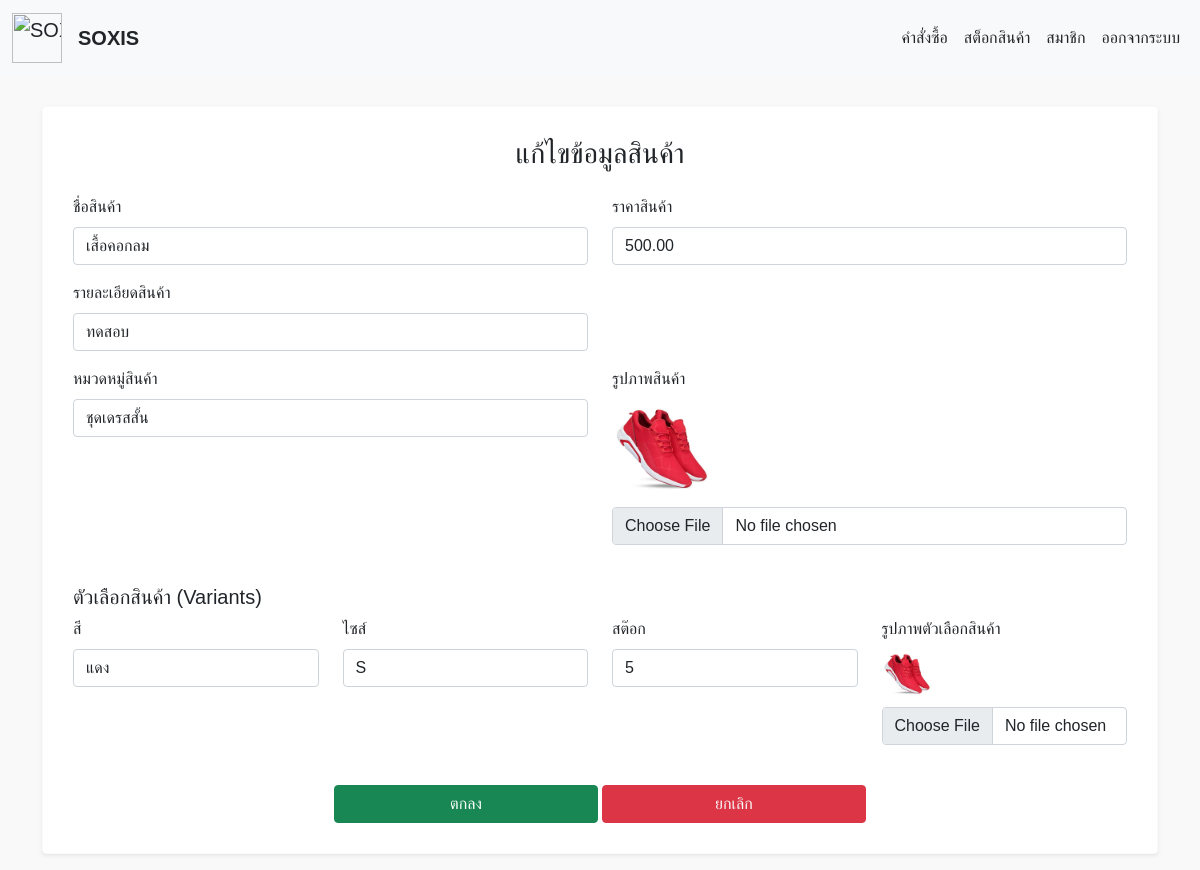
Screenshot of /sirawit/frm_editproduct.php?ID=103 with the database file from the repository.
### tables this page shows
CREATE TABLE `tb_products` (
  `product_id` int(11) NOT NULL,
  `name` varchar(255) NOT NULL,
  `price` decimal(10,2) NOT NULL,
  `description` text DEFAULT NULL,
  `product_pic` varchar(255) DEFAULT NULL,
  `category_id` int(11) DEFAULT NULL,
  `created_at` timestamp NULL DEFAULT current_timestamp(),
  `updated_at` timestamp NULL DEFAULT current_timestamp() ON UPDATE current_timestamp()
);

CREATE TABLE `tb_categories` (
  `category_id` int(11) NOT NULL,
  `description` text DEFAULT NULL,
  `created_at` timestamp NULL DEFAULT current_timestamp(),
  `category_name` varchar(255) NOT NULL
);

CREATE TABLE `tb_variants` (
  `variant_id` int(11) NOT NULL,
  `product_id` int(11) NOT NULL,
  `color` varchar(50) NOT NULL,
  `size` varchar(10) NOT NULL,
  `stock_quantity` int(11) DEFAULT 0,
  `variant_pic` varchar(255) DEFAULT NULL
);

### sirawit/frm_editproduct.php (the view, shortened to what this page needs)
<?php
include "navbar_admin.php";
include "connect.php";
$ID = $_GET['ID'];
$sql = "SELECT * FROM tb_products WHERE product_id='$ID'";
if (!$conn) {
    die("Connection Failed" . mysqli_connect_error());
} else {
    $result = mysqli_query($conn, $sql);
    $row = mysqli_fetch_array($result);
    $variant_sql = "SELECT * FROM tb_variants WHERE product_id = '$ID'";
    $variant_result = mysqli_query($conn, $variant_sql);
    $category_sql = "SELECT * FROM tb_categories";
    $category_result = mysqli_query($conn, $category_sql);
}
?>
<html lang="en">
<head>
    <link rel="stylesheet" href="css/bootstrap.min.css">
</head>
<body style="background-color: #f9f9f9; font-family: 'Arial', sans-serif;">
<div class="container" style="margin-top: 30px;">
    <form method="post" action="editproduct.php" enctype="multipart/form-data">
        <div class="card shadow-sm border-light rounded" style="background-color: #ffffff; padding: 30px;">
            <h3 class="text-center text-dark mb-4">แก้ไขข้อมูลสินค้า</h3>
            <div class="row mb-3">
                <div class="col-md-6">
                    <label for="productname" class="form-label">ชื่อสินค้า</label>
                    <input class="form-control" name="productname" type="text" id="productname" value="<?php echo "$row[name]"; ?>" />
                </div>
                <div class="col-md-6">
                    <label for="productprice" class="form-label">ราคาสินค้า</label>
                    <input class="form-control" name="productprice" type="text" id="productprice" value="<?php echo "$row[price]"; ?>" />
                </div>
            </div>
            <div class="row mb-3">
                <div class="col-md-6">
                    <label for="productdetails" class="form-label">รายละเอียดสินค้า</label>
                    <input class="form-control" name="productdetails" type="text" id="productdetails" value="<?php echo "$row[description]"; ?>" />
                </div>
            </div>
            <div class="row mb-3">
                <div class="col-md-6">
                    <label for="category" class="form-label">หมวดหมู่สินค้า</label>
                    <select class="form-control" name="category" id="category">
                        <?php while ($category_row = mysqli_fetch_array($category_result)) { ?>
                            <option value="<?php echo $category_row['category_id']; ?>" <?php echo ($row['category_id'] == $category_row['category_id']) ? 'selected' : ''; ?>>
                                <?php echo $category_row['category_name']; ?>
                            </option>
                        <?php } ?>
                    </select>
                </div>
                <div class="col-md-6">
                    <label for="uploadfile" class="form-label">รูปภาพสินค้า</label>
                    <div>
                        <img src="img/<?php echo $row['product_pic']; ?>" alt="Product Image" width="100" height="100">
                    </div>
                    <input class="form-control mt-2" type="file" name="uploadfile" id="uploadfile" />
                </div>
            </div>
            <h5 class="mt-4">ตัวเลือกสินค้า (Variants)</h5>
            <?php while ($variant_row = mysqli_fetch_array($variant_result)) { ?>
                <div class="variant-group mb-3">
                    <div class="row">
                        <div class="col-md-3">
                            <label for="color" class="form-label">สี</label>
                            <input class="form-control" name="color[]" type="text" value="<?php echo $variant_row['color']; ?>" />
                        </div>
                        <div class="col-md-3">
                            <label for="size" class="form-label">ไซส์</label>
                            <input class="form-control" name="size[]" type="text" value="<?php echo $variant_row['size']; ?>" />
                        </div>
                        <div class="col-md-3">
                            <label for="stock_quantity" class="form-label">สต๊อก</label>
                            <input class="form-control" name="stock_quantity[]" type="number" value="<?php echo $variant_row['stock_quantity']; ?>" />
                        </div>
                        <div class="col-md-3">
                            <label for="variant_img" class="form-label">รูปภาพตัวเลือกสินค้า</label>
                            <div>
                                <img src="img/<?php echo $variant_row['variant_pic']; ?>" alt="Variant Image" width="50" height="50">
                            </div>
                            <input class="form-control mt-2" type="file" name="variant_img[]" />
                        </div>
                    </div>
                </div>
            <?php } ?>
            <div class="text-center mt-4">
                <button type="submit" class="btn btn-success w-25">ตกลง</button>
                <button type="reset" class="btn btn-danger w-25">
                    <a class="link-light" href="showproduct.php" style="text-decoration:none">ยกเลิก</a>
                </button>
            </div>
        </div>
    </form>
</div>
</body>
</html>

### rows the page displays
tb_products: productname "เสื้อคอกลม", productprice "500.00", productdetails "ทดสอบ", category "ชุดเดรสสั้น", product_pic (picture)
tb_variants: color "แดง", size "S", stock_quantity "5", variant_pic (picture)
